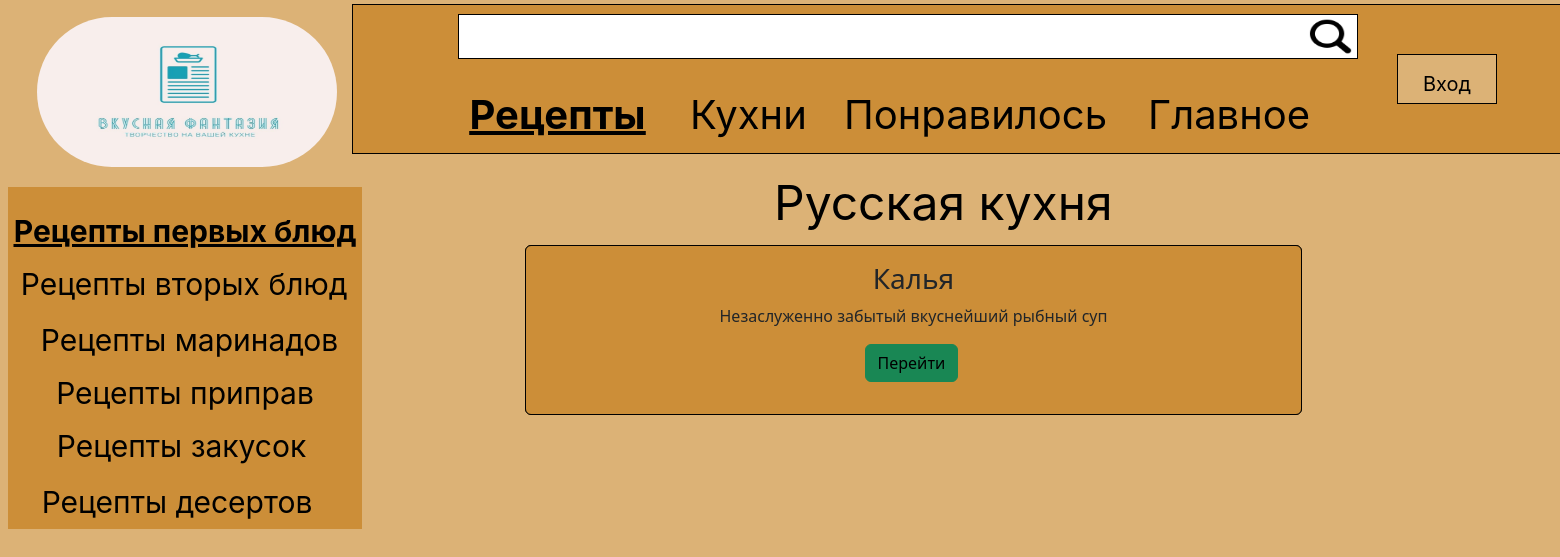
/recipe/top_Russia, run on the app's committed database.
### recipe/models.py (models this page shows, shortened)
class Articles(models.Model):
    country = models.CharField ('Национальная кухня', max_length=50)
    title = models.CharField('Название блюда', max_length=100)
    photo = models.ImageField(upload_to='media')
    descriptions = models.CharField('Описание', max_length=150)
    cooking = models.TextField('Как приготовить')
    products = models.TextField('Ингредиенты')
    dish = models.CharField('Тип блюда', max_length=50)
    tableware = models.TextField('Тип приготовления')
    time = models.CharField('Время приготовления', max_length=50)
    class Meta:
        verbose_name ='Рецепт'
        verbose_name_plural = 'рецепты'

### recipe/views.py (the view)
# urls.py: path('top_Russia', views.recipe_recipe, ),
def recipe_recipe(request):
    recipe = Articles.objects.filter(dish='Первое')
    return render(request, 'recipe/recipe_lok.html', {'recipe': recipe})

### recipe/templates/recipe/recipe_lok.html (shortened to what this page needs)
{% extends "main/layout.html" %}
{%  load static %}
{% block content %}
    {% for el in recipe %}
    <div class='alert alert-worning'>
        <h3>{{ el.title }}</h3>
        <p>{{ el.descriptions }}<p>
        <a href ='{% url 'recipe-detail' el.id %}' class="btn btn-success">Перейти</a>
    </div>
    {% endfor %}
{% endblock %}

### main/static/main/css/main2.css (style rules this page uses)
.btn { color: black; text-decoration: none; white-space: nowrap; }
.alert-worning { width: 777px; height: 170px; position: absolute; margin: 245px 525px; text-align: center; background: #CC8E38; border: 1px black solid; }

### data on the page
Articles: title "Калья", descriptions "Незаслуженно забытый вкуснейший рыбный суп"
